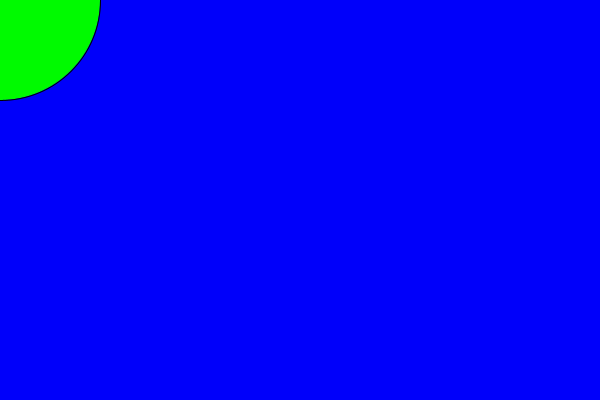
Frame 1 (no input)
Frame 60 (the mouse pressed at the canvas centre just before this capture): identical to frame 1, image omitted
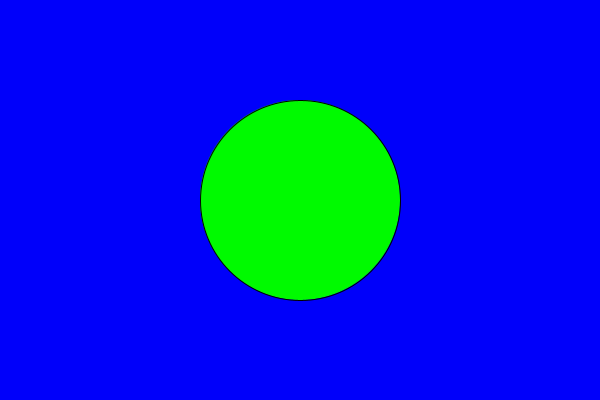
Frame 120 (the mouse held since frame 60 and released just before this capture)

The Processing sketch that drew these frames (run headless with seeded random() and noise(); from frame 60 on, the mouse is pressed at the canvas centre):

// Processing sketch: exo2
// ── exo2.pde
/* Ce programme dessine un rond vert sur un fond bleu */

void setup() {
  size(600, 400);
}
void draw() {
  background(0, 0, 250); //bleu
  dessinerRond();
}

void dessinerRond() { //définition d'une fonction/méthode/action
  fill(0, 250, 0); //vert
  ellipse(mouseX, mouseY, 200, 200);
}
